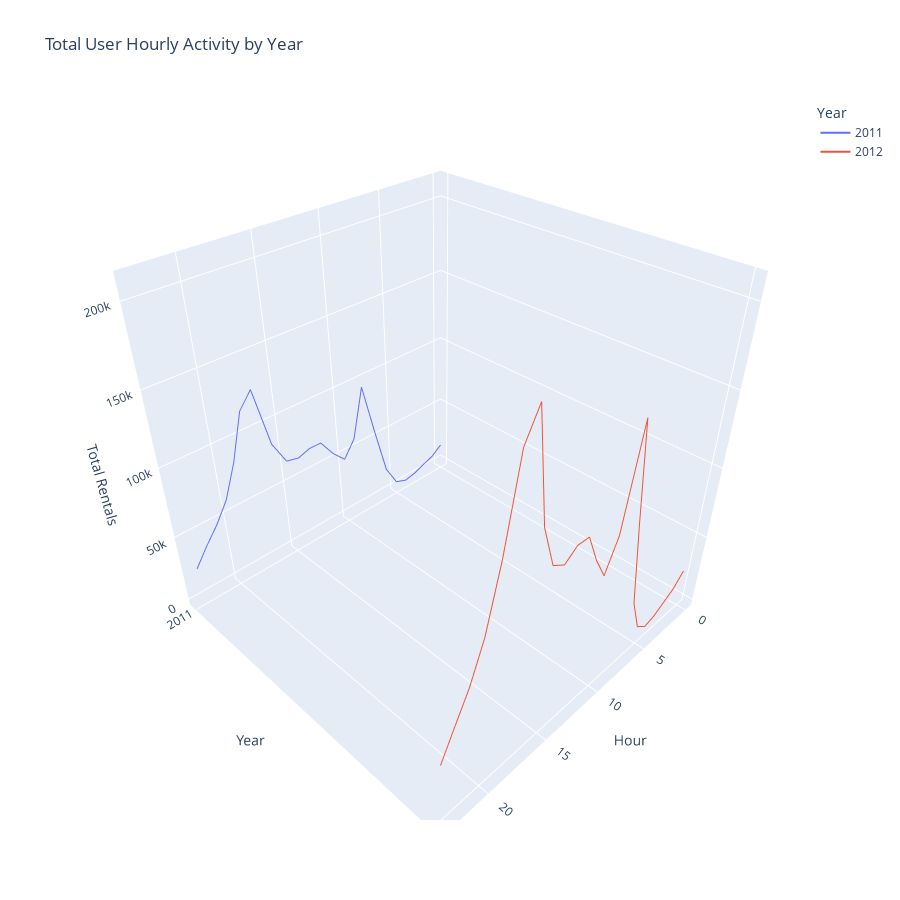

This figure's notebook cell:
### Markdown cell above
#### Total User in 2011 Compared to 2012 [64.48% increase]

### Code cell
fig = px.line_3d(df_hour_year_total, x = 'hr', y = 'yr', z = 'cnt', color = 'yr', category_orders = {'yr': years}, labels = plot_labels, 
                 title = 'Total User Hourly Activity by Year')
scale_plot(fig, x_length, y_length)
fig.show()

### Figure 1 — Plotly figure (JSON) as saved in the notebook; plotly's stock layout.template omitted (floating-point values rounded to 4 significant figures)
{"data": [{"hovertemplate": "Year=%{y}<br>Hour=%{x}<br>Total Rentals=%{z}<extra></extra>", "legendgroup": "2011", "line": {"color": "#636efa", "dash": "solid"}, "marker": {"symbol": "circle"}, "mode": "lines", "name": "2011", "scene": "scene", "showlegend": true, "type": "scatter3d", "x": [0, 1, 2, 3, 4, 5, 6, 7, 8, 9, 10, 11, 12, 13, 14, 15, 16, 17, 18, 19, 20, 21, 22, 23], "y": ["2011", "2011", "2011", "2011", "2011", "2011", "2011", "2011", "2011", "2011", "2011", "2011", "2011", "2011", "2011", "2011", "2011", "2011", "2011", "2011", "2011", "2011", "2011", "2011"], "z": [15540, 9558, 6661, 3441, 1817, 5157, 20801, 56930, 95467, 59486, 47511, 56598, 69198, 69339, 66482, 68590, 85622, 127632, 116985, 85802, 62818, 48875, 37677, 25116]}, {"hovertemplate": "Year=%{y}<br>Hour=%{x}<br>Total Rentals=%{z}<extra></extra>", "legendgroup": "2012", "line": {"color": "#EF553B", "dash": "solid"}, "marker": {"symbol": "circle"}, "mode": "lines", "name": "2012", "scene": "scene", "showlegend": true, "type": "scatter3d", "x": [0, 1, 2, 3, 4, 5, 6, 7, 8, 9, 10, 11, 12, 13, 14, 15, 16, 17, 18, 19, 20, 21, 22, 23], "y": ["2012", "2012", "2012", "2012", "2012", "2012", "2012", "2012", "2012", "2012", "2012", "2012", "2012", "2012", "2012", "2012", "2012", "2012", "2012", "2012", "2012", "2012", "2012", "2012"], "z": [23590, 14606, 9691, 4733, 2611, 9104, 34331, 97241, 165534, 99952, 78746, 94722, 115216, 115580, 109170, 114559, 142126, 209228, 192787, 140987, 101732, 76570, 57935, 38825]}], "layout": {"autosize": false, "height": 900, "legend": {"title": {"text": "Year"}, "tracegroupgap": 0}, "scene": {"aspectmode": "auto", "aspectratio": {"x": 1, "y": 1, "z": 1}, "domain": {"x": [0, 1], "y": [0, 1]}, "xaxis": {"title": {"text": "Hour"}, "type": "linear"}, "yaxis": {"categoryarray": ["2011", "2012"], "categoryorder": "array", "title": {"text": "Year"}, "type": "category"}, "zaxis": {"title": {"text": "Total Rentals"}, "type": "linear"}}, "title": {"text": "Total User Hourly Activity by Year"}, "width": 900}}
